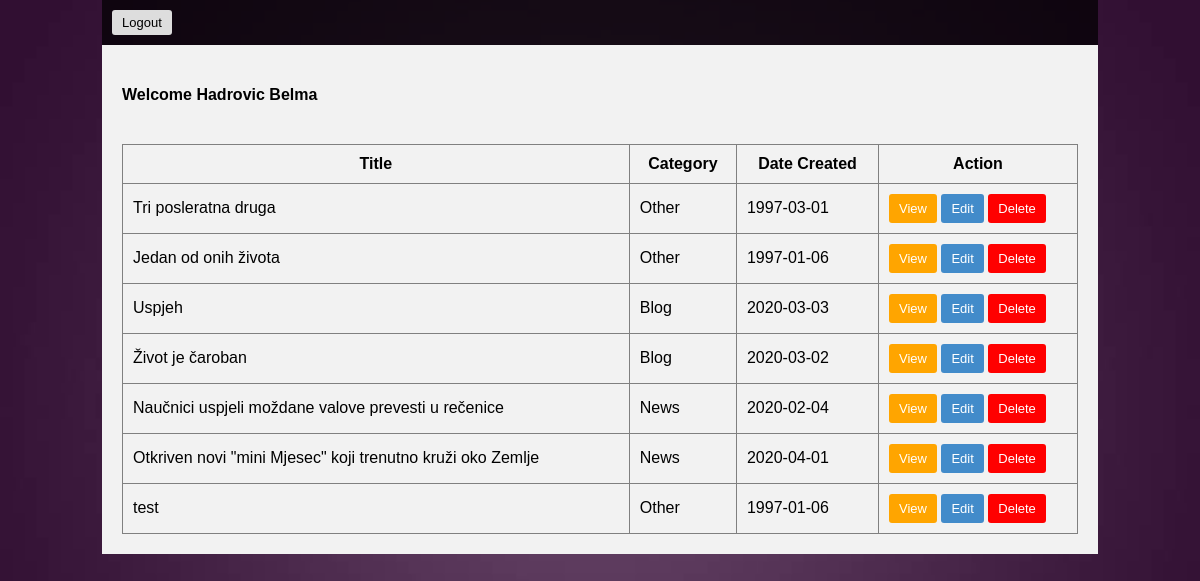
Screenshot of /dashboard.php (signed in) with the database file from the repository.
### tables this page shows
CREATE TABLE `posts` (
  `id` int(11) NOT NULL,
  `title` varchar(255) NOT NULL,
  `category` varchar(255) NOT NULL,
  `date_created` date NOT NULL,
  `image` varchar(255) NOT NULL,
  `content` longtext NOT NULL
);

### dashboard.php (the view, shortened to what this page needs)
<?php
		include'include/connection.inc.php';
		if (!isset($_SESSION['username'])) {
			header("Location: login.php");
			$sql = "SELECT * FROM posts WHERE category = $category";
			$result = mysqli_query($conn, $sql);
		}else{
			$sql = "SELECT * FROM posts";
			$result= mysqli_query($conn, $sql);
		}
?>
<!DOCTYPE html>
<html>
<head>
	<link rel="stylesheet" type="text/css" href="css/style.css">
</head>
<body>
	<nav>
		<div class="logout">
			<a href="logout.php">Logout</a>
		</div>
	</nav>
	<div class="container">
		<h4>Welcome <?php echo ucfirst($_SESSION['lastname'] .' '. $_SESSION['firstname']);?></h4>
		<br>
		<table>
			<tr>
				<th>Title</th>
				<th>Category</th>
				<th>Date Created</th>
				<th style="width: 178px;">Action</th>
			</tr>
			<?php while($row = mysqli_fetch_assoc($result)){ ?>
			<tr>
				<td><?php echo $row["title"]; ?></td>
				<td><?php echo ($row["category"] == 1) ? 'News' : (($row["category"] == 2) ? 'Blog' : 'Other'); ?></td>
				<td><?php echo $row["date_created"]; ?></td>
				<td>
					<a class="viewbutton" href="view_post.php?id=<?php echo $row['id']; ?>">View</a>
					<a class="editbutton" href="edit_post.php?id=<?php echo $row['id']; ?>">Edit</a>
					<a class="deletebutton" href="delete_post.php?id=<?php echo $row['id']; ?>">Delete</a>
				</td>
			</tr>
			<?php } ?>
		</table>
	</div>
</body>
</html>

### css/style.css (style rules this page uses)
body { width: 996px; margin: auto; display: table; font-family: sans-serif; background: url(../images/bg.jpg); background-repeat: no-repeat; background-attachment: fixed; background-position: center; background-size: cover; }
.container { background-color: #F2F2F2; padding: 20px; }
nav { background-color: #000000b3; padding: 10px; font-size: 13px; }
nav a { display: inline-block; color: #fff; padding: 5px; text-decoration: none; }
.navigation, .logout { width: 49.7%; display: inline-block; }
.logout a { padding: 5px 10px; background-color: #ddd; border-radius: 3px; color: #000; }
table { width: 100%; }
table, th, td { border: 1px solid gray; border-collapse: collapse; }
td, th { padding: 10px; }
.deletebutton { background-color: red; text-decoration: none; color: #fff; padding: 7px 10px; border-radius: 3px; display: inline-block; font-size: 13px; }
.viewbutton { background-color: orange; text-decoration: none; color: #fff; padding: 7px 10px; border-radius: 3px; display: inline-block; font-size: 13px; }
.editbutton { background-color: #428bca; text-decoration: none; color: #fff; padding: 7px 10px; border-radius: 3px; border: 0px; display: inline-block; font-size: 13px; }

### rows the page displays
posts: title "Tri posleratna druga", category "Other", date_created "1997-03-01"
posts: title "Jedan od onih života", category "Other", date_created "1997-01-06"
posts: title "Uspjeh", category "Blog", date_created "2020-03-03"
posts: title "Život je čaroban", category "Blog", date_created "2020-03-02"
posts: title "Naučnici uspjeli moždane valove prevesti u rečenice", category "News", date_created "2020-02-04"
posts: title "Otkriven novi \"mini Mjesec\" koji trenutno kruži oko Zemlje", category "News", date_created "2020-04-01"
posts: title "test", category "Other", date_created "1997-01-06"

### other values shown
$_SESSION['lastname'] .' '. $_SESSION['firstname'] "Hadrovic Belma"
